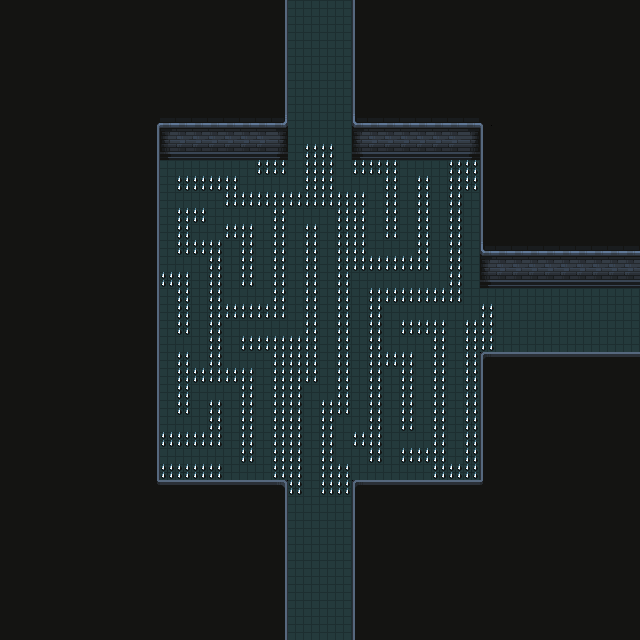

This game map was drawn from its Tiled (.tmx) file and the tilesets committed beside it. A one-line description and the trimmed map source follow:
An orthogonal 40x40 tile map with 16x16 px tiles, 3 tile layers (Sol, Murs, Objets 1) and 60 objects (47x Pics, 13x Collisions).

<map version="1.10" tiledversion="1.10.2" orientation="orthogonal" renderorder="right-down" width="40" height="40" tilewidth="16" tileheight="16" infinite="0" nextlayerid="5" nextobjectid="63">
 <tileset firstgid="1" source="Nv 1.tsx" />
 <layer id="1" name="Sol" width="40" height="40">
  <data>[1600 cells, 521 non-empty, 2 distinct tile ids]</data>
 </layer>
 <layer id="2" name="Murs" width="40" height="40">
  <data>[1600 cells, 1080 non-empty, 21 distinct tile ids]</data>
 </layer>
 <layer id="3" name="Objets 1" width="40" height="40">
  <data>[1600 cells, 0 non-empty, 0 distinct tile ids]</data>
 </layer>
 <objectgroup id="4" name="objets">
  <object id="1" name="collisions" type="Collisions" x="160" y="128" width="128" height="32" />
  <object id="2" name="collisions" type="Collisions" x="352" y="128" width="128" height="32" />
  <object id="3" name="collisions" type="Collisions" x="352" y="0" width="16" height="160" />
  <object id="4" name="collisions" type="Collisions" x="272" y="0" width="16" height="160" />
  <object id="5" name="collisions" type="Collisions" x="352" y="480" width="128" height="16" />
  <object id="6" name="collisions" type="Collisions" x="352" y="480" width="16" height="160" />
  <object id="8" name="collisions" type="Collisions" x="272" y="480" width="16" height="176" />
  <object id="9" name="collisions" type="Collisions" x="144" y="480" width="144" height="16" />
  <object id="10" name="collisions" type="Collisions" x="144" y="128" width="16" height="368" />
  <object id="11" name="collisions" type="Collisions" x="480" y="352" width="16" height="144" />
  <object id="12" name="collisions" type="Collisions" x="480" y="352" width="160" height="16" />
  <object id="13" name="collisions" type="Collisions" x="480" y="256" width="160" height="32" />
  <object id="14" name="collisions" type="Collisions" x="480" y="128" width="16" height="144" />
  <object id="15" name="pics" type="Pics" x="256" y="160" width="32" height="16" />
  <object id="16" name="pics" type="Pics" x="304" y="144" width="32" height="64" />
  <object id="17" name="pics" type="Pics" x="176" y="176" width="64" height="16" />
  <object id="18" name="pics" type="Pics" x="224" y="192" width="80" height="16" />
  <object id="19" name="pics" type="Pics" x="272" y="192" width="16" height="128" />
  <object id="20" name="pics" type="Pics" x="208" y="304" width="80" height="16" />
  <object id="21" name="pics" type="Pics" x="176" y="208" width="32" height="16" />
  <object id="22" name="pics" type="Pics" x="176" y="208" width="16" height="48" />
  <object id="23" name="pics" type="Pics" x="192" y="240" width="32" height="16" />
  <object id="24" name="pics" type="Pics" x="208" y="240" width="16" height="144" />
  <object id="25" name="pics" type="Pics" x="224" y="224" width="32" height="16" />
  <object id="26" name="pics" type="Pics" x="240" y="224" width="16" height="64" />
  <object id="27" name="pics" type="Pics" x="304" y="224" width="16" height="160" />
  <object id="28" name="pics" type="Pics" x="240" y="336" width="80" height="16" />
  <object id="29" name="pics" type="Pics" x="272" y="336" width="32" height="144" />
  <object id="30" name="pics" type="Pics" x="288" y="480" width="16" height="16" />
  <object id="31" name="pics" type="Pics" x="320" y="480" width="32" height="16" />
  <object id="32" name="pics" type="Pics" x="336" y="192" width="32" height="80" />
  <object id="33" name="pics" type="Pics" x="336" y="272" width="16" height="144" />
  <object id="35" name="pics" type="Pics" x="160" y="272" width="32" height="16" />
  <object id="36" name="pics" type="Pics" x="176" y="272" width="16" height="64" />
  <object id="37" name="pics" type="Pics" x="176" y="352" width="16" height="64" />
  <object id="38" name="pics" type="Pics" x="176.729" y="367.052" width="79.2712" height="16.9478" />
  <object id="39" name="pics" type="Pics" x="240" y="384" width="16" height="80" />
  <object id="40" name="pics" type="Pics" x="208" y="400" width="16" height="48" />
  <object id="41" name="pics" type="Pics" x="160" y="432" width="64" height="16" />
  <object id="42" name="pics" type="Pics" x="160" y="464" width="64" height="16" />
  <object id="43" name="pics" type="Pics" x="320" y="400" width="16" height="96" />
  <object id="44" name="pics" type="Pics" x="336" y="464" width="16" height="32" />
  <object id="45" name="pics" type="Pics" x="352" y="432" width="32" height="16" />
  <object id="46" name="pics" type="Pics" x="368" y="288" width="16" height="176" />
  <object id="47" name="pics" type="Pics" x="368" y="256" width="64" height="16" />
  <object id="48" name="pics" type="Pics" x="416" y="176" width="16" height="96" />
  <object id="49" name="pics" type="Pics" x="384" y="160" width="16" height="80" />
  <object id="50" name="pics" type="Pics" x="352" y="160" width="48" height="16" />
  <object id="51" name="pics" type="Pics" x="448" y="160" width="32" height="32" />
  <object id="52" name="pics" type="Pics" x="448" y="160" width="16" height="144" />
  <object id="53" name="pics" type="Pics" x="368" y="288" width="96" height="16" />
  <object id="54" name="pics" type="Pics" x="400" y="320" width="48" height="16" />
  <object id="55" name="pics" type="Pics" x="432" y="320" width="16" height="160" />
  <object id="56" name="pics" type="Pics" x="400" y="448" width="48" height="16" />
  <object id="57" name="pics" type="Pics" x="368" y="352" width="48" height="16" />
  <object id="58" name="pics" type="Pics" x="400" y="352" width="16" height="80" />
  <object id="59" name="pics" type="Pics" x="464" y="320" width="32" height="32" />
  <object id="60" name="pics" type="Pics" x="464" y="320" width="16" height="160" />
  <object id="61" name="pics" type="Pics" x="432" y="464" width="48" height="16" />
  <object id="62" name="pics" type="Pics" x="480" y="304" width="16" height="16" />
 </objectgroup>
</map>
